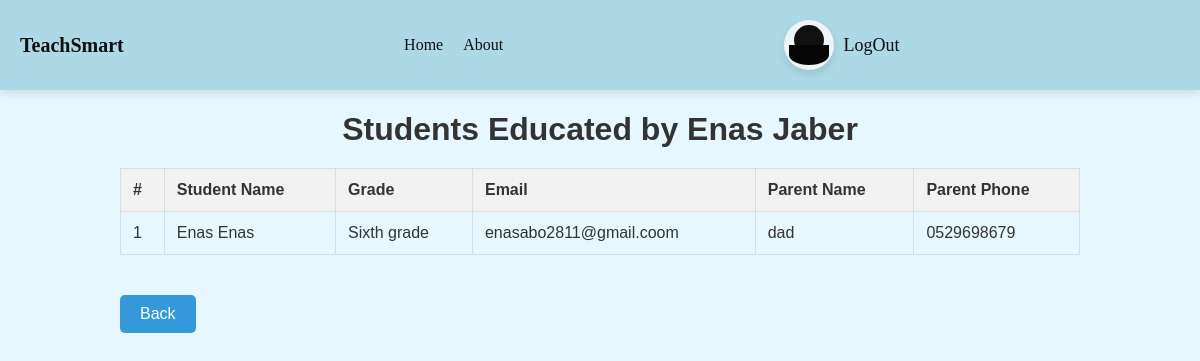
/teacher/123456789/students/, run on the app's committed database.
### tsweb/models.py (models this page shows, shortened)
class Teacher(models.Model):
    CLASS_CHOICES = [
        ('A', 'First grade'),
        ('B', 'Second grade'),
        ('C', 'Third grade'),
        ('D', 'Fourth grade'),
        ('E', 'Fifth grade'),
        ('F', 'Sixth grade'),
    ]
    id_number = models.CharField(
        max_length=9,
        unique=True,
        validators=[RegexValidator(r'^\d{9}$', "Please enter exactly 9 digits.")]
    )
    first_name = models.CharField(max_length=50)
    last_name = models.CharField(max_length=50)
    date_of_birth = models.DateField()
    email = models.EmailField(unique=True, validators=[EmailValidator(message="Invalid email address.")])
    phone_number = models.CharField(
        max_length=10,
        validators=[
            RegexValidator(
                regex=r'^(05\d|0[23489])\d{7}$',
                message='Invalid Israeli phone number. Please enter 10 digits starting with 05 .'
            )
        ]
    )
    password = models.CharField(max_length=128)  # הוספת שדה סיסמה
    subject = models.ForeignKey(Subject, on_delete=models.CASCADE, related_name='teachers', help_text="Select the subject the teacher can teach")
    classes = models.CharField(
        max_length=1,
        choices=CLASS_CHOICES,
        help_text="Select the grade the teacher can educate"
    )

class Student(models.Model):
    GRADE_CHOICES = [
         ('A', 'First grade'),
        ('B', 'Second grade'),
        ('C', 'Third grade'),
        ('D', 'Fourth grade'),
        ('E', 'Fifth grade'),
        ('F', 'Sixth grade'),
    ]
    id_number = models.CharField(max_length=9, unique=True, validators=[RegexValidator(r'^\d{9}$', "Please enter exactly 9 digits.")])
    first_name = models.CharField(max_length=50)
    last_name = models.CharField(max_length=50)
    grade = models.CharField(max_length=1, choices=GRADE_CHOICES)
    date_of_birth = models.DateField()
    email = models.EmailField(unique=True)
    parent_name = models.CharField(max_length=100)
    parent_phone = models.CharField(
        max_length=10,
        validators=[
            RegexValidator(
                regex=r'^(05\d|0[23489])\d{7}$',
                message="Invalid Israeli phone number. Please enter 10 digits starting with 05."
            )
        ]
    )
    password = models.CharField(max_length=128)

### tsweb/views.py (the view)
# urls.py: path('teacher/<str:id_number>/students/', views.teacher_students_list, name='teacher_students_list'),
def teacher_students_list(request, id_number):
    teacher = get_object_or_404(Teacher, id_number=id_number)
    students = Student.objects.filter(grade=teacher.classes).distinct()
    return render(request, 'teacher_students_list.html', {'teacher': teacher, 'students': students})

### tsweb/Templates/teacher_students_list.html (shortened to what this page needs)
<!DOCTYPE html>
<html lang="en" dir="ltr">
<head>
    {% load static %}
    <link rel="stylesheet" href="{% static 'css/base.css' %}">
</head>
<body>
    <header>
        <div class="logo">
            <span>TeachSmart</span>
        </div>
        <nav>
            <ul>
                <li><a href="/">Home</a></li>
                <li><a href="home.html#about">About</a></li>
            </ul>
        </nav>
        <div class="auth-buttons">
                <a href="{% url 'logout_teacher' %}" class="login-button">
                    <div class="user-icon"></div>
                    <span class="login-text">LogOut</span>
                </a>
        </div>
    </header>
	<main>
    <div class="container">
        <h1>Students Educated by {{ teacher.first_name }} {{ teacher.last_name }}</h1>
        <table>
            <thead>
                <tr>
                    <th>#</th>
                    <th>Student Name</th>
                    <th>Grade</th>
                    <th>Email</th>
                    <th>Parent Name</th>
                    <th>Parent Phone</th>
                </tr>
            </thead>
            <tbody>
                {% for student in students %}
                    <tr>
                        <td>{{ forloop.counter }}</td>
                        <td>{{ student.first_name }} {{ student.last_name }}</td>
                        <td>{{ student.get_grade_display }}</td>
                        <td>{{ student.email }}</td>
                        <td>{{ student.parent_name }}</td>
                        <td>{{ student.parent_phone }}</td>
                    </tr>
                {% empty %}
                    <tr>
                        <td colspan="6">No students found.</td>
                    </tr>
                {% endfor %}
            </tbody>
        </table>
        <a class="back-button" href="{% url 'profile_teacher' %}">Back </a>
    </div>
</main>
</body>
</html>

### static/css/base.css (style rules this page uses)
body { font-family: "Times New Roman", Times, serif; margin: 0; padding: 0; box-sizing: border-box; background-color: #E6F7FF; color: #333; }
header { display: flex; justify-content: space-between; align-items: center; padding: 20px; background-color: #ADD8E6; color: #0f0f0f; box-shadow: 0 4px 8px rgba(0, 0, 0, 0.1); }
.logo { display: flex; align-items: center; text-decoration: none; color: inherit; }
.logo span { font-size: 20px; font-weight: bold; }
nav ul { list-style: none; display: flex; gap: 20px; padding: 0; margin: 0; }
nav a { text-decoration: none; color: #0f0f0f; }
.auth-buttons { display: flex; align-items: center; }
.login-button { display: flex; align-items: center; gap: 10px; text-decoration: none; color: #0f0f0f; font-size: 18px; }
.user-icon { width: 50px; height: 50px; background-color: #eff4f6; border-radius: 50%; position: relative; cursor: pointer; display: flex; justify-content: center; align-items: center; box-shadow: 0 4px 8px rgba(0, 0, 0, 0.1); }
.user-icon::before { content: ''; width: 60%; height: 60%; background-color: #121111; border-radius: 50%; position: absolute; top: 10%; }
.user-icon::after { content: ''; width: 80%; height: 40%; background-color: #050505; border-radius: 0 0 50% 50%; position: absolute; bottom: 10%; }

### tsweb/Templates/teacher_students_list.html (style rules this page uses)
.back-button { display: inline-block; padding: 10px 20px; font-size: 16px; color: #fff; background-color: #3498db; border: none; border-radius: 5px; cursor: pointer; text-align: center; text-decoration: none; transition: background-color 0.3s, transform 0.3s; margin-top: 20px; }
.container { width: 80%; margin: 0 auto; font-family: 'Arial', sans-serif; }
h1 { text-align: center; margin-bottom: 20px; }
table { width: 100%; border-collapse: collapse; margin-bottom: 20px; }
table, th, td { border: 1px solid #ddd; }
th, td { padding: 12px; text-align: left; }
th { background-color: #f2f2f2; }
td { vertical-align: top; }

### data on the page
Teacher: first_name "Enas", last_name "Jaber"
Student: first_name "Enas", last_name "Enas", grade "Sixth grade", email "enasabo2811@gmail.coom", parent_name "dad", parent_phone "0529698679"
